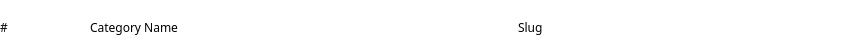
<?xml version="1.0" encoding="UTF-8"?>
<ui version="4.0">
 <class>CategoryItem</class>
 <widget class="QWidget" name="CategoryItem">
  <property name="geometry">
   <rect>
    <x>0</x>
    <y>0</y>
    <width>861</width>
    <height>50</height>
   </rect>
  </property>
  <property name="minimumSize">
   <size>
    <width>861</width>
    <height>50</height>
   </size>
  </property>
  <property name="maximumSize">
   <size>
    <width>861</width>
    <height>50</height>
   </size>
  </property>
  <property name="windowTitle">
   <string>Form</string>
  </property>
  <property name="styleSheet">
   <string notr="true">background-color: #fff;
border-radius: 4px;
</string>
  </property>
  <widget class="QWidget" name="widget_2" native="true">
   <property name="geometry">
    <rect>
     <x>0</x>
     <y>2</y>
     <width>861</width>
     <height>50</height>
    </rect>
   </property>
   <property name="minimumSize">
    <size>
     <width>861</width>
     <height>50</height>
    </size>
   </property>
   <property name="maximumSize">
    <size>
     <width>861</width>
     <height>50</height>
    </size>
   </property>
   <layout class="QHBoxLayout" name="horizontalLayout">
    <item>
     <widget class="QLabel" name="idLabel">
      <property name="sizePolicy">
       <sizepolicy hsizetype="Preferred" vsizetype="Preferred">
        <horstretch>1</horstretch>
        <verstretch>0</verstretch>
       </sizepolicy>
      </property>
      <property name="font">
       <font>
        <family>Source Sans 3 Medium</family>
       </font>
      </property>
      <property name="text">
       <string>#</string>
      </property>
     </widget>
    </item>
    <item>
     <widget class="QLabel" name="nameLabel">
      <property name="sizePolicy">
       <sizepolicy hsizetype="Preferred" vsizetype="Preferred">
        <horstretch>5</horstretch>
        <verstretch>0</verstretch>
       </sizepolicy>
      </property>
      <property name="font">
       <font>
        <family>Source Sans 3 Medium</family>
       </font>
      </property>
      <property name="styleSheet">
       <string notr="true"/>
      </property>
      <property name="text">
       <string>Category Name</string>
      </property>
     </widget>
    </item>
    <item>
     <widget class="QLabel" name="slugLabel">
      <property name="sizePolicy">
       <sizepolicy hsizetype="Preferred" vsizetype="Preferred">
        <horstretch>2</horstretch>
        <verstretch>0</verstretch>
       </sizepolicy>
      </property>
      <property name="font">
       <font>
        <family>Source Sans 3 Medium</family>
       </font>
      </property>
      <property name="text">
       <string>Slug</string>
      </property>
     </widget>
    </item>
    <item>
     <widget class="QWidget" name="widget" native="true">
      <property name="sizePolicy">
       <sizepolicy hsizetype="Preferred" vsizetype="Preferred">
        <horstretch>2</horstretch>
        <verstretch>0</verstretch>
       </sizepolicy>
      </property>
      <layout class="QHBoxLayout" name="horizontalLayout_2">
       <property name="spacing">
        <number>0</number>
       </property>
       <property name="leftMargin">
        <number>26</number>
       </property>
       <property name="topMargin">
        <number>0</number>
       </property>
       <property name="rightMargin">
        <number>0</number>
       </property>
       <property name="bottomMargin">
        <number>0</number>
       </property>
       <item>
        <widget class="QPushButton" name="viewButton">
         <property name="cursor">
          <cursorShape>PointingHandCursor</cursorShape>
         </property>
         <property name="text">
          <string/>
         </property>
         <property name="icon">
          <iconset resource="resource.qrc">
           <normaloff>:/img/img/view.svg</normaloff>:/img/img/view.svg</iconset>
         </property>
        </widget>
       </item>
       <item>
        <widget class="QPushButton" name="deleteButton">
         <property name="cursor">
          <cursorShape>PointingHandCursor</cursorShape>
         </property>
         <property name="text">
          <string/>
         </property>
         <property name="icon">
          <iconset>
           <normalon>:/img/img/delete.svg</normalon>
          </iconset>
         </property>
        </widget>
       </item>
      </layout>
     </widget>
    </item>
   </layout>
  </widget>
 </widget>
 <resources>
  <include location="resource.qrc"/>
 </resources>
 <connections/>
</ui>
